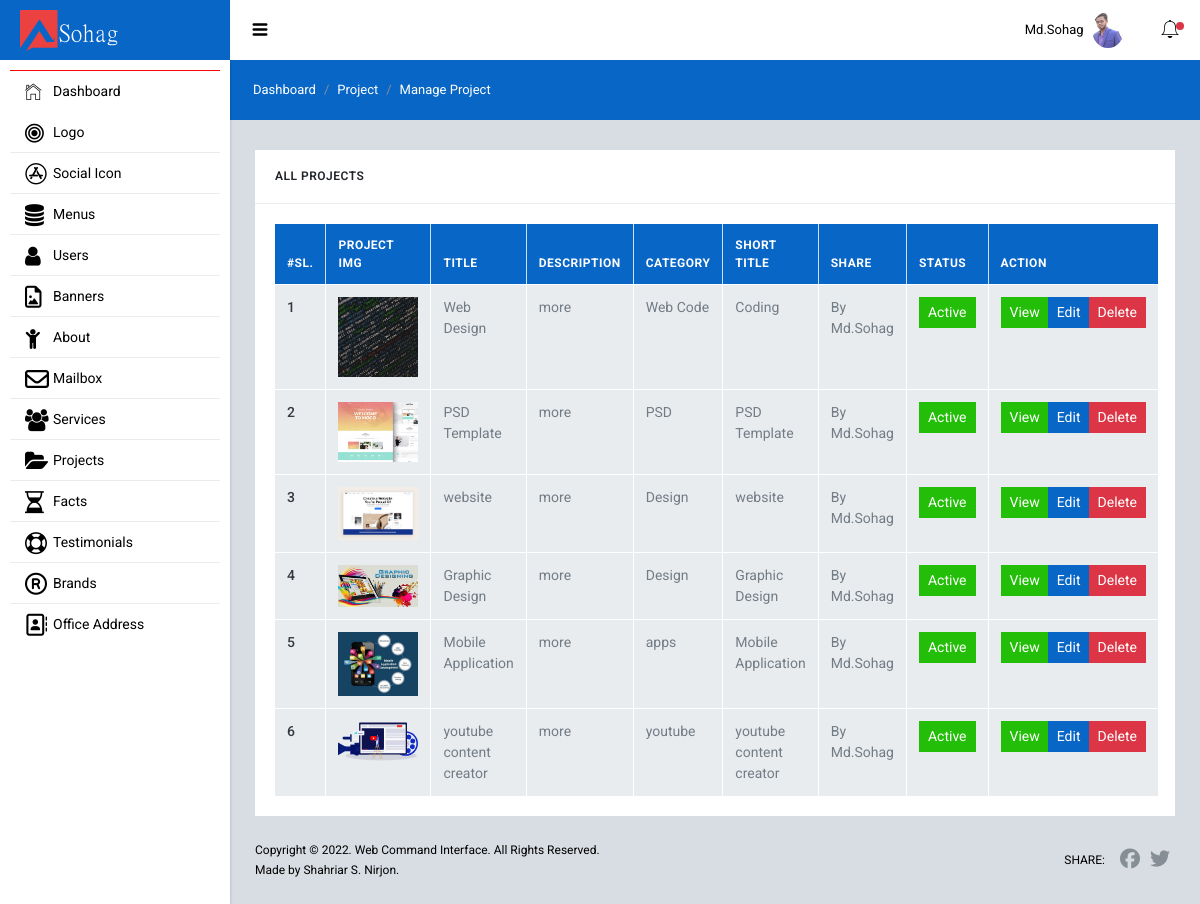
The page /admin/projects/index.php (signed in) on the database its author committed.
### tables this page shows
CREATE TABLE `users` (
  `id` int(11) NOT NULL,
  `name` varchar(150) NOT NULL,
  `email` varchar(150) NOT NULL,
  `password` varchar(255) NOT NULL,
  `user_role` int(11) NOT NULL DEFAULT 4,
  `status` int(11) NOT NULL DEFAULT 0,
  `profile_image` varchar(255) DEFAULT NULL,
  `created_at` varchar(200) NOT NULL
);

CREATE TABLE `projects` (
  `id` int(11) NOT NULL,
  `desc_title` varchar(255) NOT NULL,
  `descr` text NOT NULL,
  `category` varchar(200) NOT NULL,
  `title` varchar(255) NOT NULL,
  `img` text NOT NULL,
  `status` int(11) NOT NULL DEFAULT 0,
  `user_id` int(11) NOT NULL,
  `user_comment` text NOT NULL,
  `created_at` varchar(200) NOT NULL
);

### admin/projects/index.php (the view, shortened to what this page needs)
<?php
    require "../backend_includes/header.php";
    $view_project = "SELECT * FROM projects";
    $view_project_query = mysqli_query($db, $view_project);
    $project_check = mysqli_num_rows($view_project_query);
?>
    <div class="sl-mainpanel">
        <nav class="breadcrumb sl-breadcrumb">
            <a class="breadcrumb-item" href="/sohag/admin/dashboard.php">Dashboard</a>
            <a class="breadcrumb-item" href="/sohag/admin/projects/index.php">Project</a>
            <span class="breadcrumb-item active">Manage Project</span>
        </nav>
        <div class="sl-pagebody">
            <div class="row row-sm mg-t-5">
                <div class="col-lg-12 mg-t-20 mg-lg-t-0">
                    <div class="card">
                        <div class="card-header pd-20 bg-transparent bd-b bd-gray-200">
                            <h6 class="card-title tx-uppercase tx-12 mg-b-0">All projects</h6>
                        </div>
                        <div class="card-body bd-color-gray-lighter rounded-bottom">
                            <div class="dashbord-content">
                                <?php if ($project_check == 0) : ?>
                                    <div class="alert alert-warning" role="alert">
                                        <h4 class="text-center text-danger">No Data Found In Project Table!</h4>
                                    </div>
                                <?php else : ?>
                                    <form action="users_trash_delete.php" method="POST">
                                        <div class="table-responsive">
                                            <table class="table table-hover table-bordered mg-b-0">
                                                <thead class="bg-primary">
                                                    <tr>
                                                        <th scope="col">#Sl.</th>
                                                        <th scope="col">Project Img</th>
                                                        <th scope="col">Title</th>
                                                        <th scope="col">Description</th>
                                                        <th scope="col">Category</th>
                                                        <th scope="col">Short Title</th>
                                                        <th scope="col">Share</th>
                                                        <th scope="col">Status</th>
                                                        <th scope="col">Action</th>
                                                    </tr>
                                                </thead>
                                                <tbody>
                                                    <?php foreach($view_project_query as $project_id => $projects) :  ?>
                                                        <tr>
                                                            <th scope="row"><?= $project_id+1; ?></th>
                                                            <td>
                                                                <?php if (!empty($projects['img'])) : ?>
                                                                    <img src="../uploads/projects/<?= $projects['img']; ?>" width="80" alt="image">
                                                                <?php else : ?>
                                                                    No Image
                                                                <?php endif; ?>
                                                            </td>
                                                            <td><?= $projects['desc_title']; ?></td>
                                                            <td>
                                                                <?php
                                                                    $url = '/sohag/admin/projects/project_view.php?id='.$projects['id'];
                                                                    $message_short = substr($projects['descr'],0,30);
                                                                    echo $message_short."...".'<a target="_blank" href='.$url.'>more</a>';
                                                                ?>
                                                            </td>
                                                            <td><?= $projects['category']; ?></td>
                                                            <td><?= $projects['title']; ?></td>
                                                            <td>
                                                                <?php
                                                                    $user_id = $projects['user_id'];
                                                                    $user_info = "SELECT * FROM users WHERE id=$user_id";
                                                                    $user_info_query = mysqli_query($db, $user_info);
                                                                    $user_name = mysqli_fetch_assoc($user_info_query);
                                                                    echo 'By '.$user_name['name'];
                                                                ?>
                                                            </td>
                                                            <td>
                                                                <?php if ($projects['status'] == 1) : ?>
                                                                    <a href="project_status.php?active_id=<?=$projects['id']; ?>" class="btn btn-success btn-sm">Active</a>
                                                                <?php elseif ($projects['status'] == 0) : ?>
                                                                    <a href="project_status.php?inactive_id=<?=$projects['id']; ?>"  class="btn btn-secondary btn-sm">In-Active</a>
                                                                <?php endif; ?>
                                                            </td>
                                                            <td>
                                                                <div class="btn-group">
                                                                    <a href="project_view.php?id=<?= $projects['id']; ?>" target="_blank" class="btn btn-success btn-sm">View</a>
                                                                    <?php if ($login_user_info['user_role'] <= 2) : ?>
                                                                        <a href="project_edit.php?id=<?= $projects['id']; ?>" target="_blank" class="btn btn-primary btn-sm">Edit</a>
                                                                        <button type="button" id="delete.php?delete_id=<?= $projects['id']; ?>" class="btn btn-danger btn-sm delete_project">Delete</button>
                                                                    <?php endif; ?>
                                                                </div>
                                                            </td>
                                                        </tr>
                                                    <?php endforeach; ?>
                                                </tbody>
                                            </table>
                                        </div>
                                    </form>
                                <?php endif; ?>
                            </div>
                        </div>
                    </div>
                </div>
            </div>
        </div>
      <footer class="sl-footer">
        <div class="footer-left">
        <div class="mg-b-2">Copyright &copy; 2022. Web Command Interface. All Rights Reserved.</div>
                <div>Made by Shahriar S. Nirjon.</div>
        </div>
        <div class="footer-right d-flex align-items-center">
          <span class="tx-uppercase mg-r-10">Share:</span>
          <a target="_blank" class="pd-x-5" href="https://www.facebook.com/"><i class="fa fa-facebook tx-20"></i></a>
          <a target="_blank" class="pd-x-5" href="https://twitter.com/"><i class="fa fa-twitter tx-20"></i></a>
        </div>
      </footer>
    </div>
<?php require "../backend_includes/footer.php"; ?>

### admin/backend_includes/header.php (shortened to what this page needs)
<?php
  require "db.php";
  $login_user_id    = isset($_COOKIE['login_user']) ? $_COOKIE['login_user'] : $_SESSION['login_user_id'];
  $login_user_data  = "SELECT * FROM users WHERE id=$login_user_id";
  $login_user_query = mysqli_query($db,$login_user_data);
  $login_user_info  = mysqli_fetch_assoc($login_user_query);
?>
<!DOCTYPE html>
<html lang="en">
  <head>
    <link href="/sohag/admin/backend_assets/lib/font-awesome/css/font-awesome.css" rel="stylesheet">
    <link href="/sohag/admin/backend_assets/lib/Ionicons/css/ionicons.css" rel="stylesheet">
    <link href="/sohag/admin/backend_assets/lib/perfect-scrollbar/css/perfect-scrollbar.css" rel="stylesheet">
    <link href="/sohag/admin/backend_assets/lib/rickshaw/rickshaw.min.css" rel="stylesheet">
    <link href="/sohag/admin/backend_assets/lib/medium-editor/medium-editor.css" rel="stylesheet">
    <link href="/sohag/admin/backend_assets/lib/medium-editor/default.css" rel="stylesheet">
    <link href="/sohag/admin/backend_assets/lib/summernote/summernote-bs4.css" rel="stylesheet">
    <link rel="stylesheet" href="/sohag/admin/backend_assets/css/starlight.css">
    <link rel="stylesheet" href="/sohag/admin/backend_assets/css/custom.css">
  </head>
  <body>
    <div class="sl-logo"><a href=""> <img width="100" src="../admin/uploads/logo/17.png" alt="Logo"></a></div>
    <div class="sl-sideleft">
      <div class="sl-sideleft-menu">
        <a href="/sohag/admin/dashboard.php" class="sl-menu-link active">
          <div class="sl-menu-item">
            <i class="menu-item-icon icon ion-ios-home-outline tx-22"></i>
            <span class="menu-item-label">Dashboard</span>
          </div>
        </a>
        <a href="#" class="sl-menu-link">
          <div class="sl-menu-item">
            <i class="menu-item-icon fa fa-bullseye tx-22"></i>
            <span class="menu-item-label">Logo</span>
            <i class="menu-item-arrow fa fa-angle-down"></i>
          </div>
        </a>
        <a href="#" class="sl-menu-link">
          <div class="sl-menu-item">
            <i class="menu-item-icon fa fa-app-store tx-22"></i>
            <span class="menu-item-label">Social Icon</span>
            <i class="menu-item-arrow fa fa-angle-down"></i>
          </div>
        </a>
        <a href="#" class="sl-menu-link">
          <div class="sl-menu-item">
            <i class="menu-item-icon fa fa-database tx-22"></i>
            <span class="menu-item-label">Menus</span>
            <i class="menu-item-arrow fa fa-angle-down"></i>
          </div>
        </a>
        <a href="#" class="sl-menu-link">
          <div class="sl-menu-item">
            <i class="menu-item-icon 	fa fa-user tx-22"></i>
            <span class="menu-item-label">Users</span>
            <i class="menu-item-arrow fa fa-angle-down"></i>
          </div>
        </a>
        <a href="#" class="sl-menu-link">
          <div class="sl-menu-item">
            <i class="menu-item-icon fa fa-file-picture-o tx-22"></i>
            <span class="menu-item-label">Banners</span>
            <i class="menu-item-arrow fa fa-angle-down"></i>
          </div>
        </a>
        <a href="#" class="sl-menu-link">
          <div class="sl-menu-item">
            <i class="menu-item-icon fa fa-child tx-22"></i>
            <span class="menu-item-label">About</span>
            <i class="menu-item-arrow fa fa-angle-down"></i>
          </div>
        </a>
        <?php if ($login_user_info['user_role'] <= 2) : ?>
          <a href="/sohag/admin/messages/index.php" class="sl-menu-link">
            <div class="sl-menu-item">
              <i class="menu-item-icon fa fa-envelope-o  tx-24"></i>
              <span class="menu-item-label">Mailbox</span>
            </div>
          </a>
        <?php endif; ?>
        <a href="#" class="sl-menu-link">
          <div class="sl-menu-item">
            <i class="menu-item-icon fa fa-group tx-22"></i>
            <span class="menu-item-label">Services</span>
            <i class="menu-item-arrow fa fa-angle-down"></i>
          </div>
        </a>
        <a href="#" class="sl-menu-link">
          <div class="sl-menu-item">
            <i class="menu-item-icon fa fa-folder-open tx-22"></i>
            <span class="menu-item-label">Projects</span>
            <i class="menu-item-arrow fa fa-angle-down"></i>
          </div>
        </a>
        <a href="#" class="sl-menu-link">
          <div class="sl-menu-item">
            <i class="menu-item-icon fa fa-hourglass-half tx-22"></i>
            <span class="menu-item-label">Facts</span>
            <i class="menu-item-arrow fa fa-angle-down"></i>
          </div>
        </a>
        <a href="#" class="sl-menu-link">
          <div class="sl-menu-item">
            <i class="menu-item-icon fa fa-life-bouy tx-22"></i>
            <span class="menu-item-label">Testimonials</span>
            <i class="menu-item-arrow fa fa-angle-down"></i>
          </div>
        </a>
        <a href="#" class="sl-menu-link">
          <div class="sl-menu-item">
            <i class="menu-item-icon fa fa-registered tx-22"></i>
            <span class="menu-item-label">Brands</span>
            <i class="menu-item-arrow fa fa-angle-down"></i>
          </div>
        </a>
        <a href="#" class="sl-menu-link">
          <div class="sl-menu-item">
            <i class="menu-item-icon fa fa-address-book-o tx-22"></i>
            <span class="menu-item-label">Office Address</span>
            <i class="menu-item-arrow fa fa-angle-down"></i>
          </div>
        </a>
      </div>
      <br>
    </div>
    <div class="sl-header">
      <div class="sl-header-left">
        <div class="navicon-left hidden-md-down"><a id="btnLeftMenu" href=""><i class="icon ion-navicon-round"></i></a></div>
      </div>
      <div class="sl-header-right">
        <nav class="nav">
          <div class="dropdown">
            <a href="" class="nav-link nav-link-profile" data-toggle="dropdown">
              <span class="logged-name"><span class="hidden-md-down"><?= $login_user_info['name']; ?></span></span>
              <?php if (!empty($login_user_info['profile_image'])) { ?>
                <img src="/sohag/admin/uploads/users/<?= $login_user_info['profile_image']; ?>" class="wd-32 rounded-circle" alt="">
              <?php } ?>
            </a>
          </div>
        </nav>
        <?php if ($login_user_info['user_role'] <= 2) : ?>
          <div class="navicon-right">
            <a id="btnRightMenu" href="" class="pos-relative">
              <i class="icon ion-ios-bell-outline"></i>
              <span class="square-8 bg-danger"></span>
            </a>
          </div>
        <?php endif; ?>
      </div>
    </div>

### rows shown on the page
users: name "Md.Sohag", profile_image (picture)
projects: img (picture), desc_title "Web Design", category "Web Code", title "Coding", user.name "Md.Sohag"
projects: img (picture), desc_title "PSD Template", category "PSD", title "PSD Template", user.name "Md.Sohag"
projects: img (picture), desc_title "website", category "Design", title "website", user.name "Md.Sohag"
projects: img (picture), desc_title "Graphic Design", category "Design", title "Graphic Design", user.name "Md.Sohag"
projects: img (picture), desc_title "Mobile Application", category "apps", title "Mobile Application", user.name "Md.Sohag"
projects: img (picture), desc_title "youtube content creator", category "youtube", title "youtube content creator", user.name "Md.Sohag"
